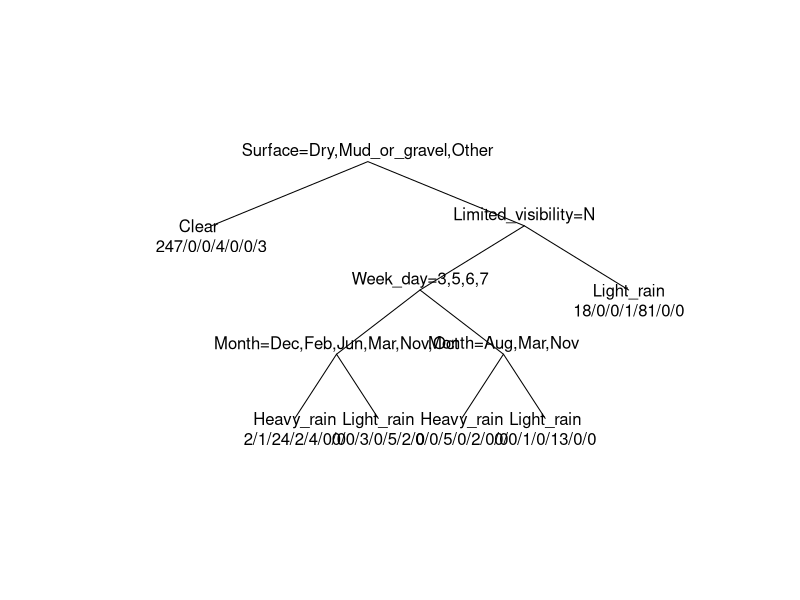

This figure's R source: (Note: this script raises an error after producing the figure.)
dat <- read.csv(file = "Car_crash_data_project.csv", sep = ",", header = T)

names(dat)
# [1] "Month"                 "Year"                  "Week_day"              "Type_day"              "Casualties"           
# [6] "Num_vehicles"          "Lanes"                 "Road_width"            "Lane_width"            "Hard_shoulder"        
# [11] "Paved_hard_shoulder"   "Security_barriers"     "Aditional_panels"      "Edge_landmarks"        "Reflectors"           
# [16] "Surface"               "Luminosity"            "Atmosferic_factors"    "Limited_visibility"    "Danger_signs"         
# [21] "Crash_type"            "Traffic"               "Conc_distraction"      "Conc_alcohol_durgs"    "Conc_speed"           
# [26] "Conc_tyred_sleepy_ill" "Conc_weather"         
dat[,2] <- as.factor(dat[,2])
dat[,3] <- as.factor(dat[,3])
#dat[,5] <- as.factor(dat[,5])
#dat[,6] <- as.factor(dat[,6])
#dat[,7] <- as.factor(dat[,7])

dat2015 <- dat[which(dat["Year"] == 2015 ),][,-2]
dat2006 <- dat[which(dat["Year"] == 2006 ),][,-2]

######################################################################################

nNaNCols2015 <- c()
for (i in 1:length(dat2015[1,])){
  nNaNCols2015 <- c(nNaNCols2015, sum(is.na(dat2015[,i])), i)
}
nNaNCols2015 <- matrix(nNaNCols2015, nrow = 2)
nNaNCols2015[,order(nNaNCols2015[1,], decreasing = T)]

# remove column 22 due to excessive NA density

nNaNRows2015 <- c()
for (i in 1:length(dat[,1])){
  nNaNRows2015 <- c(nNaNRows2015, sum(is.na(dat2015[i,])), i)
}
nNaNRows2015 <- matrix(nNaNRows2015, nrow = 2)
nNaNRows2015[,order(nNaNRows2015[1,], decreasing = T)[1:20]]

######################################################################################


nNaNCols2006 <- c()
for (i in 1:length(dat2006[1,])){
  nNaNCols2006 <- c(nNaNCols2006, sum(is.na(dat2006[,i])), i)
}
nNaNCols2006 <- matrix(nNaNCols2006, nrow = 2)
nNaNCols2006[,order(nNaNCols2006[1,], decreasing = T)]


nNaNRows2006 <- c()
for (i in 1:length(dat2006[,1])){
  nNaNRows2006 <- c(nNaNRows2006, sum(is.na(dat2006[i,])), i)
}
nNaNRows2006 <- matrix(nNaNRows2006, nrow = 2)
nNaNRows2006[,order(nNaNRows2006[1,], decreasing = T)[1:20]]

# Columns without NAs: 1, 2, 3, 4, 5, 6, 7, 16, 17, 19, 21, 23, 24, 25, 26, 27
# First column to analyze: 18, it has 13 NAs
library(rpart)

# decide values with a decission tree
# 2006 - 17

dat.test <- dat2006[which(is.na(dat2006[,17])),-17]
dat.train <- dat2006[which(!(is.na(dat2006[,17]))),]

names(dat.train)
d.tr <- rpart(Atmosferic_factors~., data = dat.train)
plot(d.tr, branch=0, margin=0.25, uniform=TRUE)
text(d.tr, use.n=TRUE, splits=TRUE, pretty=6)
predict(d.tr, dat.test, "prob")
predictions <- predict(d.tr, dat.test, "vector")
predictions



# 2015  - remove column 21

which(is.na(dat2015[,7]))


# Cleaning the data

cdat <- dat[,-22]
cdat <- cdat[-(which(is.na(cdat[,8]))),]


atmNAs <- which(is.na(cdat[,18]))

cdat$Atmosferic_factors[atmNAs] <- levels(cdat[,18])[predictions]


# Integer interpretation
cdat[which(cdat[,5]>5), 5] = "more_than_5"
cdat[,5] <- as.factor(cdat[,5])

cdat[which(cdat[,6]>2), 6] = "more_than_2"
cdat[,6] <- as.factor(cdat[,6])

cdat[,7] <- as.factor(cdat[,7])




cdat2015 <- cdat[which(cdat["Year"] == 2015 ),][,-2]
cdat2006 <- cdat[which(cdat["Year"] == 2006 ),][,-2]


for (i in 1: length(cdat[1,])){
  print(class(cdat[,i]))
}


chisqmat <- function(mat) {
  ncol = length(mat[1,]) 
  ret <- matrix(nrow = ncol, ncol = ncol)
  for (i in 1:ncol){
    for (j in 1:ncol) {
      ret[i, j]  <- chisq.test(mat[,i], mat[,j], simulate.p.value = T)$p.value
    }
  }
  return(ret)
}

mm <- chisqmat(cdat)

sum(mm[16,])
sum(mm[18,])
sum(mm[26,])




